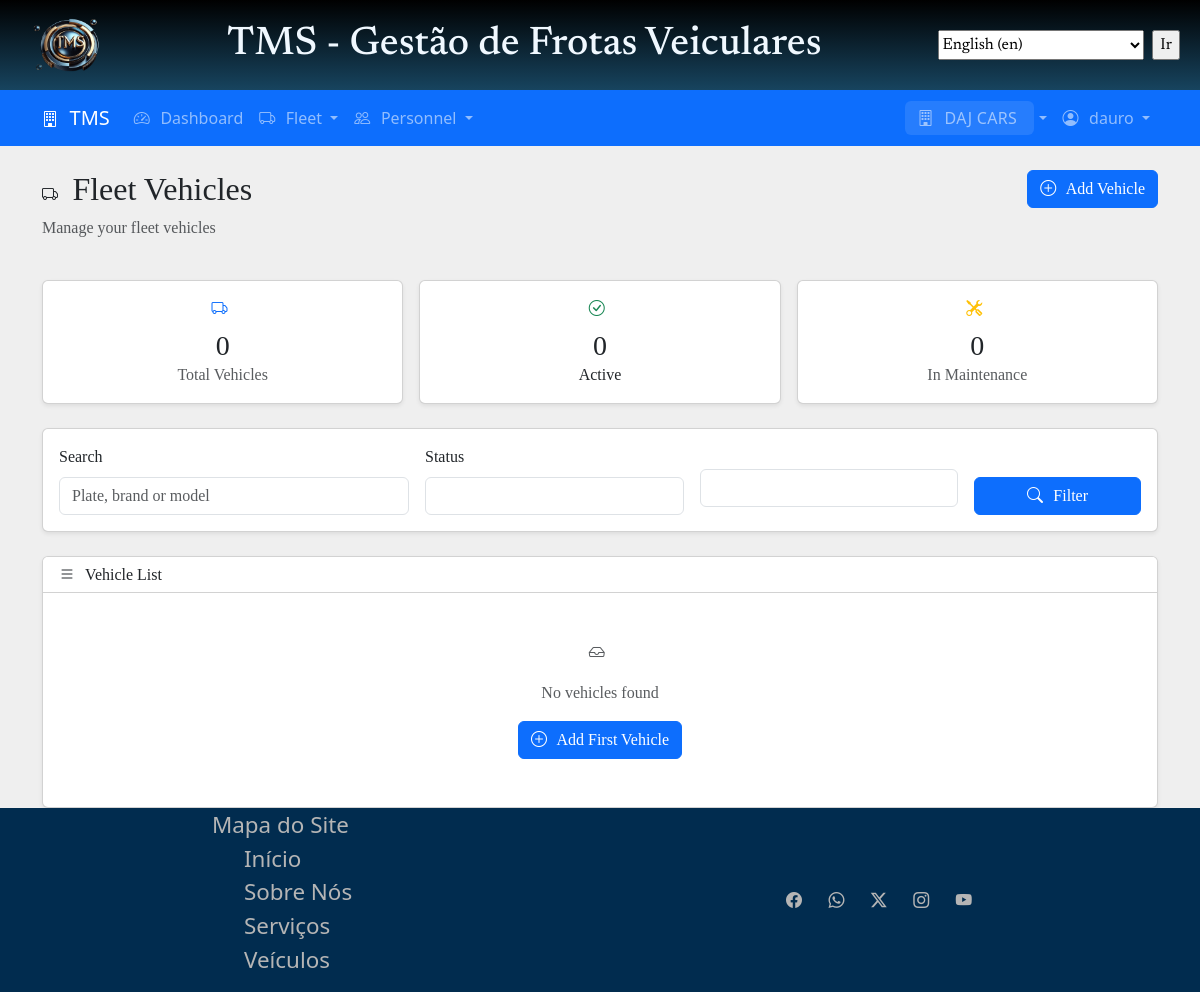
/fleet/vehicles/ (signed in), run on an earlier commit of the app's database.
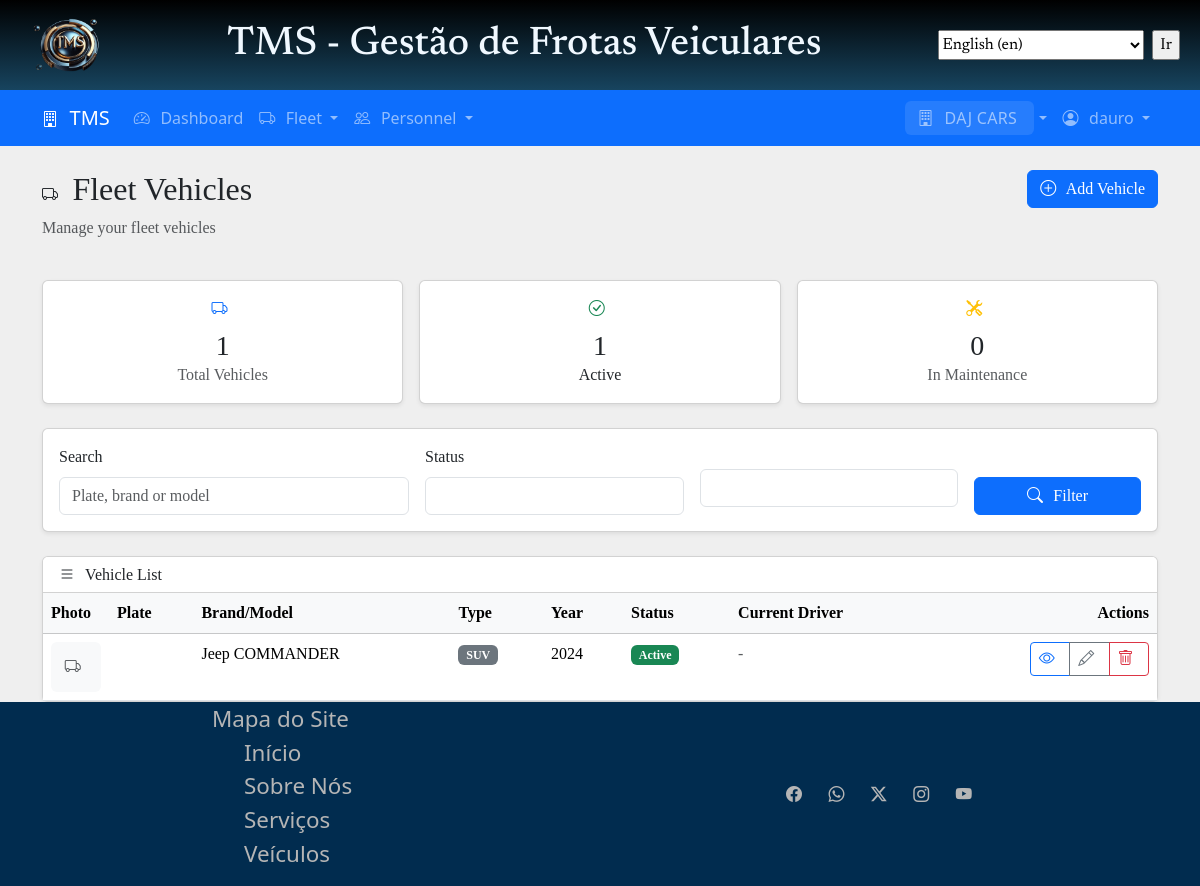
And on a later commit of the database.
### fleet/models.py (models this page shows, shortened)
class Vehicle(TenantAwareModel):
    BRAND_CHOICES = [
        ("alfa_romeo", "Alfa Romeo"),
        ("aston_martin", "Aston Martin"),
        ("audi", "Audi"),
        ("bentley", "Bentley"),
        ("bmw", "BMW"),
        ("bugatti", "Bugatti"),
        ("byd", "BYD"),
        ("chery", "Chery"),
        ("chevrolet", "Chevrolet"),
        ("citroen", "Citroën"),
        ("dacia", "Dacia"),
        ("ferrari", "Ferrari"),
        ("fiat", "Fiat"),
        ("ford", "Ford"),
        ("geely", "Geely"),
        ("great_wall", "Great Wall"),
        ("honda", "Honda"),
        ("hyundai", "Hyundai"),
        ("jaguar", "Jaguar"),
        ("kia", "Kia"),
        ("lamborghini", "Lamborghini"),
        ("land_rover", "Land Rover"),
        ("maserati", "Maserati"),
        ("mazda", "Mazda"),
        ("mercedes_benz", "Mercedes-Benz"),
        ("mitsubishi", "Mitsubishi"),
        ("nissan", "Nissan"),
        ("peugeot", "Peugeot"),
        ("porsche", "Porsche"),
        ("renault", "Renault"),
        ("rolls_royce", "Rolls-Royce"),
        ("saab", "Saab"),
        ("seat", "SEAT"),
        ("skoda", "Škoda"),
        ("subaru", "Subaru"),
        ("suzuki", "Suzuki"),
        ("tesla", "Tesla"),
        ("toyota", "Toyota"),
        ("volkswagen", "Volkswagen"),
        ("volvo", "Volvo"),
        ("ashok_leyland", "Ashok Leyland"),
        ("caio", "Caio"),
        ("daf", "DAF"),
        ("freightliner", "Freightliner"),
        ("hino", "Hino"),
        ("international", "International"),
        ("iveco", "Iveco"),
        ("kenworth", "Kenworth"),
        ("mack", "Mack"),
        ("man", "MAN"),
        ("marcopolo", "Marcopolo"),
        ("mercedes_trucks", "Mercedes-Benz Trucks"),
        ("neobus", "Neobus"),
        ("peterbilt", "Peterbilt"),
        ("scania", "Scania"),
        ("tata", "Tata Motors"),
        ("volvo_trucks", "Volvo Trucks"),
        ("yutong", "Yutong"),
        ("aprilia", "Aprilia"),
        ("bajaj", "Bajaj"),
        ("ducati", "Ducati"),
        ("harley_davidson", "Harley-Davidson"),
        ("honda_moto", "Honda (Motos)"),
        ("kawasaki", "Kawasaki"),
        ("ktm", "KTM"),
        ("mv_agusta", "MV Agusta"),
        ("piaggio", "Piaggio"),
        ("royal_enfield", "Royal Enfield"),
        ("suzuki_moto", "Suzuki (Motos)"),
        ("triumph", "Triumph"),
        ("vespa", "Vespa"),
        ("yamaha", "Yamaha"),
    ]
    TYPE_CHOICES = [
        ("truck", _("Truck")),
        ("van", _("Van")),
        ("trailer", _("Trailer")),
        ("semi_trailer", _("Semi Trailer")),
        ("pickup", _("Pickup")),
        ("motorcycle", _("Motorcycle")),
        ("SUV", _("SUV")),
        ("minivan", _("Minivan")),
        ("sedan", _("Sedan")),
        ("other", _("Other")),
    ]
    STATUS_CHOICES = [
        ("active", _("Active")),
        ("maintenance", _("In Maintenance")),
        ("inactive", _("Inactive")),
        ("available", _("Available")),
        ("unavailable", _("Unavailable")),
        ("sold", _("Sold")),
    ]
    FUEL_CHOICES = [
        ("diesel", _("Diesel")),
        ("gasoline", _("Gasoline")),
        ("ethanol", _("Ethanol")),
        ("flex", _("Flex")),
        ("electric", _("Electric")),
        ("hybrid", _("Hybrid")),
    ]
    COLOR_CHOICES = [
        ("black", _("Black")),
        ("blue", _("Blue")),
        ("brown", _("Brown")),
        ("carbon", _("Carbon")),
        ("darkblue", _("Dark Blue")),
        ("darkgreen", _("Dark Green")),
        ("gold", _("Gold")),
        ("grafite", _("Grafite")),
        ("green", _("Green")),
        ("grey", _("Grey")),
        ("indigo", _("Indigo")),
        ("maroon", _("Maroon")),
        ("orange", _("Orange")),
        ("pink", _("Pink")),
        ("purple", _("Purple")),
        ("red", _("Red")),
        ("silver", _("Silver")),
        ("violet", _("Violet")),
        ("white", _("White")),
        ("yellow", _("Yellow")),
        ("other", _("Other")),
    ]
    def vehicle_photo_path(instance, filename):
        """Generate upload path for vehicle photos."""
        return f"fleet/vehicles/{instance.tenant.id}/{filename}"
    photo = models.ImageField(
        upload_to=vehicle_photo_path,
        blank=True,
        null=True,
        help_text=_("Vehicle photo"),
    )
    type = models.CharField(max_length=20, choices=TYPE_CHOICES, default=None)
    brand = models.ForeignKey(VehicleBrand, on_delete=models.PROTECT)
    model = models.CharField(max_length=100, help_text=_("Vehicle Model"))
    plate = models.CharField(
        max_length=10,
        unique=True,
        validators=[
            RegexValidator(
                r"^[A-Z]{3}[0-9][A-Z0-9][0-9]{2}$",
                _("Enter a valid plate (ABC1D23 format)."),
            )
        ],
        help_text=_("Vehicle plate (e.g ABC1D23)"),
    )
    year = models.PositiveIntegerField(help_text=_("Manufacturing Year"))
    color = models.CharField(max_length=30, choices=COLOR_CHOICES, blank=True)
    capacity_kg = models.DecimalField(
        max_digits=10,
        decimal_places=2,
        blank=True,
        null=True,
        help_text=_("Load capacity in kilograms"),
    )
    capacity_m3 = models.DecimalField(
        max_digits=10,
        decimal_places=2,
        blank=True,
        null=True,
        help_text=_("Volume capacity in cubic meters"),
    )
    fuel_type = models.CharField(
        max_length=20,
        choices=FUEL_CHOICES,
        default="diesel",
    )
    chassis_number = models.CharField(
        max_length=50, unique=True, verbose_name=_("Chassis Number")
    )
    renavam = models.CharField(
        max_length=11, unique=True, help_text=_("RENAVAM number")
    )
    status = models.CharField(max_length=20, choices=STATUS_CHOICES, default="active")
    purchase_date = models.DateField(blank=True, null=True)
    purchase_value = models.DecimalField(
        max_digits=12,
        decimal_places=2,
        blank=True,
        null=True,
    )
    current_km = models.PositiveIntegerField(
        default=0, help_text=_("Current odometer reading")
    )
    last_maintenance_km = models.PositiveIntegerField(default=0, blank=True, null=True)
    next_maintenance_km = models.PositiveIntegerField(blank=True, null=True)
    notes = models.TextField(blank=True)
    class Meta:
        ordering = ["plate"]
        verbose_name = _("Vehicle")
        verbose_name_plural = _("Vehicles")
        indexes = [
            models.Index(fields=["tenant", "status"]),
            models.Index(fields=["plate"]),
        ]
    @property
    def current_assignment(self):
        return self.assignments.filter(is_active=True).first()

class VehicleBrand(TenantAwareModel):
    BRAND_CHOICES = [
        ("alfa_romeo", "Alfa Romeo"),
        ("aston_martin", "Aston Martin"),
        ("audi", "Audi"),
        ("bentley", "Bentley"),
        ("bmw", "BMW"),
        ("bugatti", "Bugatti"),
        ("byd", "BYD"),
        ("chery", "Chery"),
        ("chevrolet", "Chevrolet"),
        ("citroen", "Citroën"),
        ("dacia", "Dacia"),
        ("ferrari", "Ferrari"),
        ("fiat", "Fiat"),
        ("ford", "Ford"),
        ("geely", "Geely"),
        ("great_wall", "Great Wall"),
        ("honda", "Honda"),
        ("hyundai", "Hyundai"),
        ("jaguar", "Jaguar"),
        ("kia", "Kia"),
        ("lamborghini", "Lamborghini"),
        ("land_rover", "Land Rover"),
        ("maserati", "Maserati"),
        ("mazda", "Mazda"),
        ("mercedes_benz", "Mercedes-Benz"),
        ("mitsubishi", "Mitsubishi"),
        ("nissan", "Nissan"),
        ("peugeot", "Peugeot"),
        ("porsche", "Porsche"),
        ("renault", "Renault"),
        ("rolls_royce", "Rolls-Royce"),
        ("saab", "Saab"),
        ("seat", "SEAT"),
        ("skoda", "Škoda"),
        ("subaru", "Subaru"),
        ("suzuki", "Suzuki"),
        ("tesla", "Tesla"),
        ("toyota", "Toyota"),
        ("volkswagen", "Volkswagen"),
        ("volvo", "Volvo"),
        ("ashok_leyland", "Ashok Leyland"),
        ("caio", "Caio"),
        ("daf", "DAF"),
        ("freightliner", "Freightliner"),
        ("hino", "Hino"),
        ("international", "International"),
        ("iveco", "Iveco"),
        ("kenworth", "Kenworth"),
        ("mack", "Mack"),
        ("man", "MAN"),
        ("marcopolo", "Marcopolo"),
        ("mercedes_trucks", "Mercedes-Benz Trucks"),
        ("neobus", "Neobus"),
        ("peterbilt", "Peterbilt"),
        ("scania", "Scania"),
        ("tata", "Tata Motors"),
        ("volvo_trucks", "Volvo Trucks"),
        ("yutong", "Yutong"),
        ("aprilia", "Aprilia"),
        ("bajaj", "Bajaj"),
        ("ducati", "Ducati"),
        ("harley_davidson", "Harley-Davidson"),
        ("honda_moto", "Honda (Motos)"),
        ("kawasaki", "Kawasaki"),
        ("ktm", "KTM"),
        ("mv_agusta", "MV Agusta"),
        ("piaggio", "Piaggio"),
        ("royal_enfield", "Royal Enfield"),
        ("suzuki_moto", "Suzuki (Motos)"),
        ("triumph", "Triumph"),
        ("vespa", "Vespa"),
        ("yamaha", "Yamaha"),
    ]
    name = models.CharField(
        max_length=100,
        help_text=_("Brand name (e.g., Jeep, Mercedes)"),
    )
    country = models.CharField(
        max_length=50, blank=True, help_text=_("Country of origin")
    )
    logo = models.ImageField(upload_to="fleet/logos/brands", blank=True, null=True)
    is_active = models.BooleanField(default=True, help_text=_("Is this brand active?"))
    notes = models.TextField(blank=True)
    class Meta:
        ordering = ["name"]
        verbose_name = _("Vehicle Brand")
        verbose_name_plural = _("Vehicle Brands")
        unique_together = ["tenant", "name"]
        indexes = [
            models.Index(fields=["tenant", "name"]),
            models.Index(fields=["is_active"]),
        ]
    """ def get_vehicles_count(self):
        return self.vehicles.filter(status="active").count() """

### fleet/views.py (the view)
# urls.py: path("vehicles/", views.VehicleListView.as_view(), name="vehicle_list"),
class VehicleListView(TenantAwareListView):
    model = Vehicle
    template_name = "fleet/vehicle.html"
    context_object_name = "vehicles"
    paginate_by = 10
    def get_queryset(self):
        queryset = super().get_queryset()
        status = self.request.GET.get("status")
        if status:
            queryset = queryset.filter(status=status)
        vehicle_type = self.request.GET.get("vehicle_type")
        if vehicle_type:
            queryset = queryset.filter(vehicle_type=vehicle_type)
        search = self.request.GET.get("search")
        if search:
            queryset = queryset.filter(
                models.Q(plate__icontains=search)
                | models.Q(brand__name__icontains=search)
                | models.Q(model__icontains=search)
            )
        return queryset.select_related("brand").prefetch_related("assignments")
    def get_context_data(self, **kwargs):
        context = super().get_context_data(**kwargs)
        context["status_choices"] = Vehicle.STATUS_CHOICES
        context["type_choices"] = Vehicle.TYPE_CHOICES
        context["current_status"] = self.request.GET.get("status", "")
        context["current_type"] = self.request.GET.get("type", "")
        context["current_search"] = self.request.GET.get("search", "")
        context["total_vehicles"] = self.get_queryset().count()
        context["active_vehicles"] = self.get_queryset().filter(status="active").count()
        context["maintenance_vehicles"] = (
            self.get_queryset().filter(status="maintenance").count()
        )
        return context

### templates/fleet/vehicle_list.html (shortened to what the changed rows need)
{% extends 'base.html' %}
{% load static i18n l10n %}
{% block content %}
<div class="container mt-4">
  <div class="row mb-4">
    <div class="col-md-8">
      <h2>
        <i class="bi bi-truck"></i> {% translate 'Fleet Vehicles' %}
      </h2>
    </div>
  </div>
  <div class="row g-3 mb-4">
    <div class="col-md-4">
      <div class="card shadow-sm">
        <div class="card-body text-center">
          <i class="bi bi-truck display-4 text-primary"></i>
          <h3 class="mt-2 mb-0">{{ total_vehicles }}</h3>
          <p class="text-muted mb-0">{% translate 'Total Vehicles' %}</p>
        </div>
      </div>
    </div>
    <div class="col-md-4">
      <div class="card shadow-sm">
        <div class="card-body text-center">
          <i class="bi bi-check-circle display-4 text-success"></i>
          <h3 class="mt-2 mb-0">{{ active_vehicles }}</h3>
          <p class="tet-muted mb-0">{% translate 'Active' %}</p>
        </div>
      </div>
    </div>
  </div>
  <div class="card shadow-sm">
    <div class="card-body p-0">
      {% if vehicles %}
      <div class="table-responsive">
        <table class="table table-hover mb-0">
          <thead class="table-light">
            <tr>
              <th style="width: 60px;">{% translate "Photo" %}</th>
              <th>{% translate 'Plate' %}</th>
              <th>{% translate 'Brand/Model' %}</th>
              <th>{% translate 'Type' %}</th>
              <th>{% translate 'Year' %}</th>
              <th>{% translate 'Status' %}</th>
              <th>{% translate 'Current Driver' %}</th>
              <th class="text-end">{% translate 'Actions' %}</th>
            </tr>
          </thead>
          <tbody>
            {% for vehicle in vehicles %}
            <tr>
              <td>
                {% if vehicle.photo %}
                <img src="{{ vehicle.photo.url }}" alt="{{ vehicle.plate }}" class="rounded"
                  style="width: 50px; height: 50px; object-fit: cover;">
                {% else %}
                <div class="bg-light rounded d-flex align-items-center justify-content-center"
                  style="width: 50px; height: 50px;">
                  <i class="bi bi-truck text-muted"></i>
                </div>
                {% endif %}
              </td>
              <td>
              </td>
              <td>
                {{ vehicle.brand.name }} {{ vehicle.model }}
              </td>
              <td>
                <span class="badge bg-secondary">
                  {{ vehicle.get_type_display}}
                </span>
              </td>
              <td>{{ vehicle.year }}</td>
              <td>
                {% if vehicle.status == 'active' %}
                <span class="badge bg-success">{{ vehicle.get_status_display }}</span>
                {% elif vehicle.status == 'maintenance' %}
                <span class="badge bg-warning">{{ vehicle.get_status_display }}</span>
                {% elif vehicle.status == 'inactive' %}
                <span class="badge bg-secondary">{{ vehicle.get_status_display }}</span>
                {% else %}
                <span class="badge bg-danger">{{ vehicle.get_status_display }}</span>
                {% endif %}
              </td>
              <td>
                {% if vehicle.current_assignment %}
                {{ vehicle.current_assignment.driver.full_name }}
                {% else %}
                <span class="text-muted">-</span>
                {% endif %}
              </td>
              <td class="text-end">
                <div class="btn-group btn-group-sm">
                  <a href="{% url 'fleet:vehicle_detail' vehicle.pk %}" class="btn btn-outline-primary"
                    title="{% translate 'View Details' %}">
                    <i class="bi bi-eye"></i>
                  </a>
                  <a href="{% url 'fleet:vehicle_update' vehicle.pk %}" class="btn btn-outline-secondary"
                    title="{% translate 'Edit' %}">
                    <i class="bi bi-pencil"></i>
                  </a>
                  <a href="{% url 'fleet:vehicle_delete' vehicle.pk %}" class="btn btn-outline-danger"
                    title="{% translate 'Delete' %}">
                    <i class="bi bi-trash"></i>
                  </a>
                </div>
              </td>
            </tr>
            {% endfor %}
          </tbody>
        </table>
      </div>
      {% else %}
      <div class="text-center py-5">
        <i class="bi bi-inbox display-1 text-muted"></i>
        <p class="mt-3 text-muted">{% translate "No vehicles found" %}</p>
        <a href="{% url 'fleet:vehicle_create' %}" class="btn btn-primary">
          <i class="bi bi-plus-circle"></i> {% translate "Add First Vehicle" %}
        </a>
      </div>
      {% endif %}
    </div>
  </div>
</div>
{% endblock %}

What changed in the data, as far as the page shows it:
added Vehicle: brand.name "Jeep", model "COMMANDER", type "SUV", year "2024", status "Active"
Also different on the page:
{{ total_vehicles }}: "0" → "1"
{{ active_vehicles }}: "0" → "1"
text no longer shown: "No vehicles found Add First Vehicle"
text now shown: "Photo Plate Brand/Model Type Year Status Current Driver Actions"
